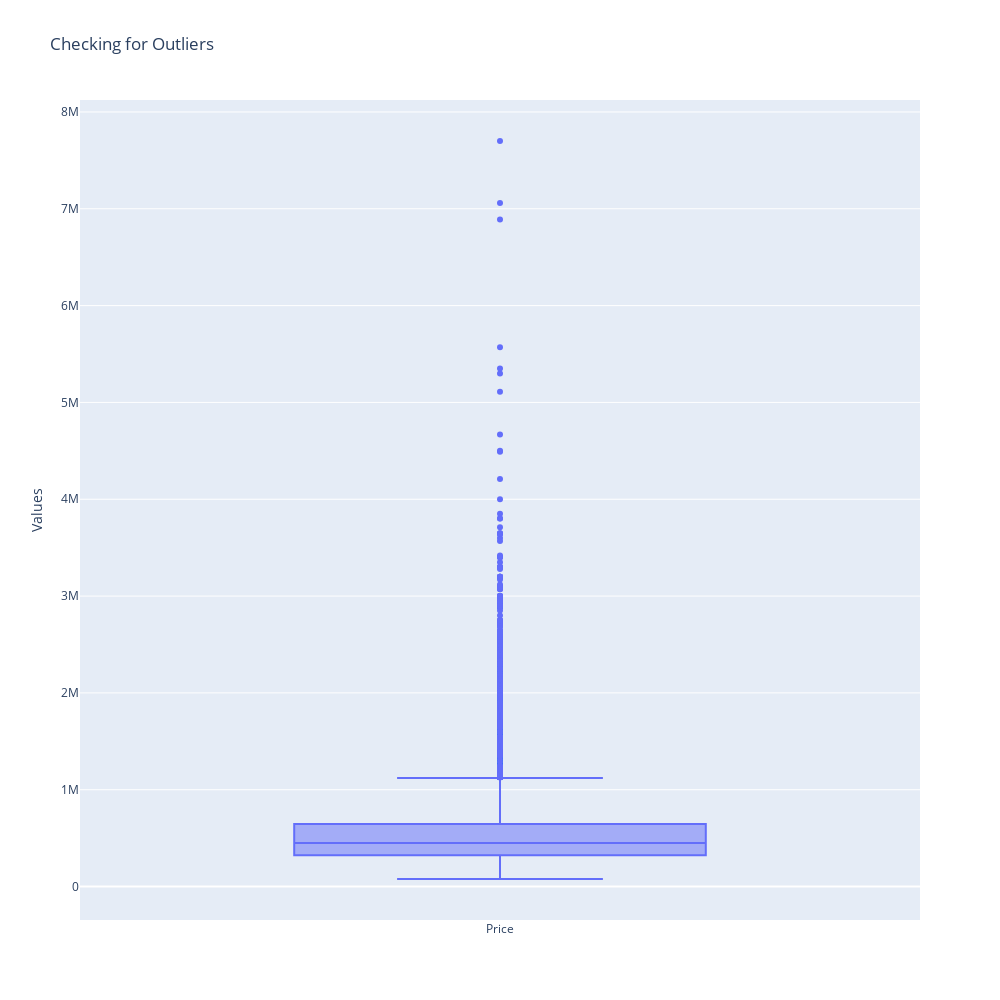

The cell this chart's notebook holds for it:
### Code cell
# checking for outliers in price Variable
fig = go.Figure()

fig.add_trace(
    go.Box(y= data['price'], name="Price"),
)


fig.update_layout(
    title_text="Checking for Outliers",
    yaxis_title_text="Values",
    height=1000,
    width=1000
)
fig.show()

### Figure 1 — Plotly figure (JSON) as saved in the notebook; plotly's stock layout.template omitted (floating-point values rounded to 4 significant figures; data arrays with more than 128 entries replaced by an {"elided": "..."} marker saying what was removed)
{"data": [{"name": "Price", "type": "box", "y": {"elided": "21597 int values"}}], "layout": {"height": 1000, "title": {"text": "Checking for Outliers"}, "width": 1000, "yaxis": {"title": {"text": "Values"}}}}
